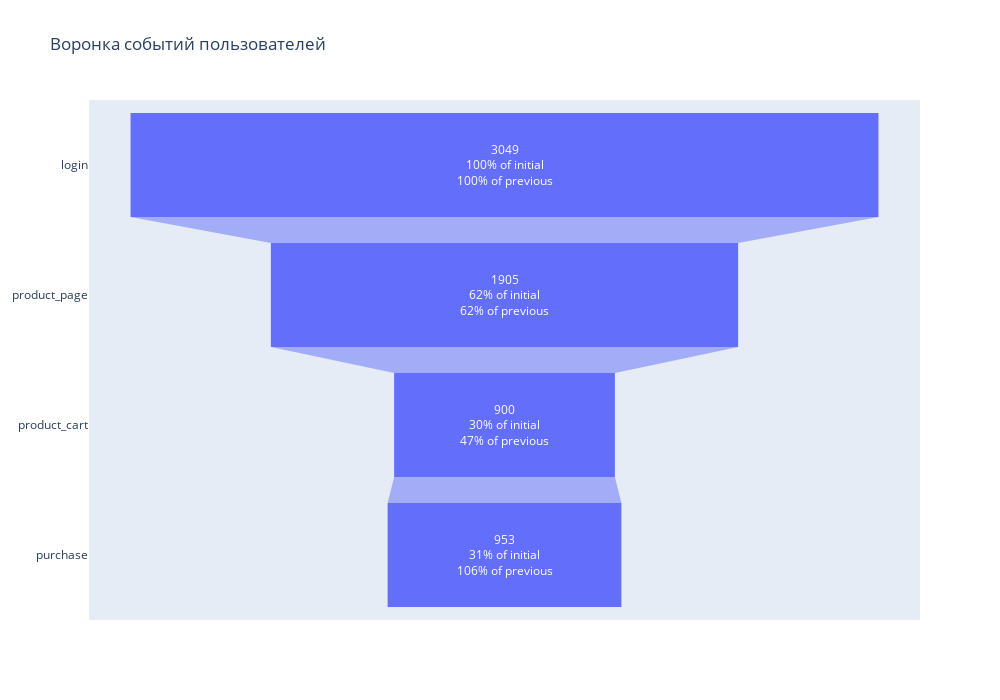

Source (notebook cell):
### Markdown cell above
events_count = events_count.sort_values(by='user_id', ascending=False)
events_count = events_count.reset_index(drop=True)
events_count

### Code cell
fig = go.Figure(go.Funnel(y = events_count['event_name'], x = events_count['user_id'], textinfo = "value+percent initial+percent previous"))
fig.update_layout(title="Воронка событий пользователей", width=1000, height=700)
fig.show();

### Figure 1 — Plotly figure (JSON) as saved in the notebook; plotly's stock layout.template omitted (floating-point values rounded to 4 significant figures)
{"data": [{"textinfo": "value+percent initial+percent previous", "type": "funnel", "x": [3049, 1905, 900, 953], "y": ["login", "product_page", "product_cart", "purchase"]}], "layout": {"height": 700, "title": {"text": "Воронка событий пользователей"}, "width": 1000}}
